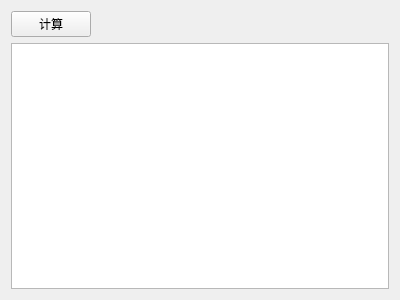
<?xml version="1.0" encoding="UTF-8"?>
<ui version="4.0">
 <class>CamCalib</class>
 <widget class="QWidget" name="CamCalib">
  <property name="geometry">
   <rect>
    <x>0</x>
    <y>0</y>
    <width>400</width>
    <height>300</height>
   </rect>
  </property>
  <property name="windowTitle">
   <string>Form</string>
  </property>
  <layout class="QGridLayout" name="gridLayout">
   <item row="3" column="0" colspan="3">
    <widget class="QTextEdit" name="resEdit">
     <property name="readOnly">
      <bool>true</bool>
     </property>
    </widget>
   </item>
   <item row="0" column="0">
    <widget class="QPushButton" name="calcuBtn">
     <property name="text">
      <string>计算</string>
     </property>
    </widget>
   </item>
   <item row="0" column="1">
    <spacer name="horizontalSpacer">
     <property name="orientation">
      <enum>Qt::Orientation::Horizontal</enum>
     </property>
     <property name="sizeHint" stdset="0">
      <size>
       <width>40</width>
       <height>20</height>
      </size>
     </property>
    </spacer>
   </item>
  </layout>
 </widget>
 <resources/>
 <connections/>
</ui>
